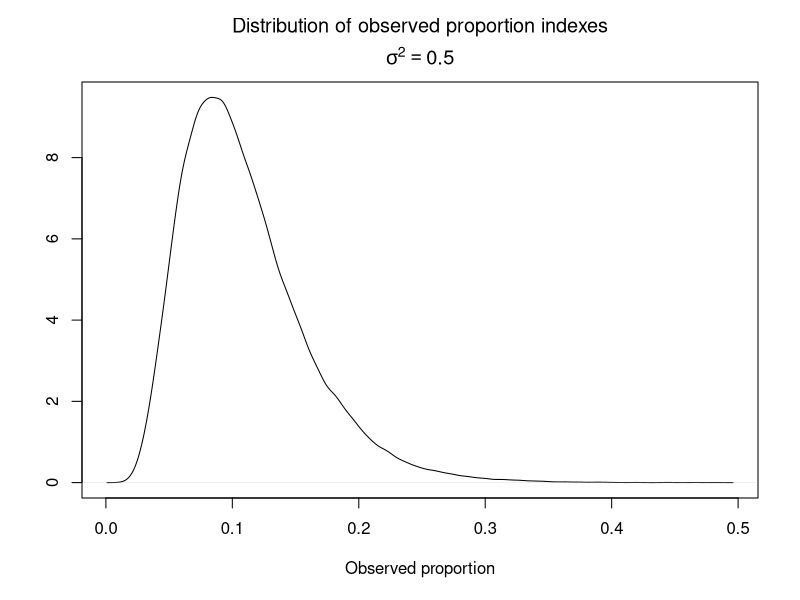
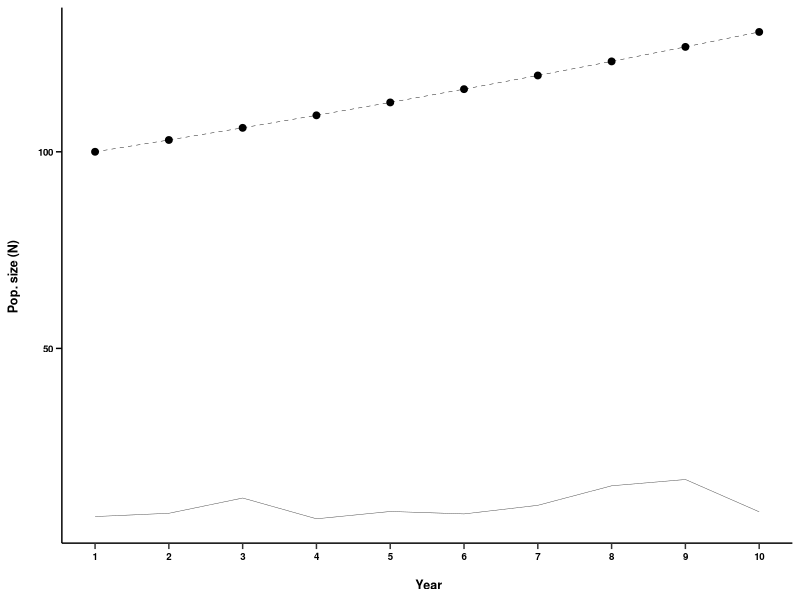
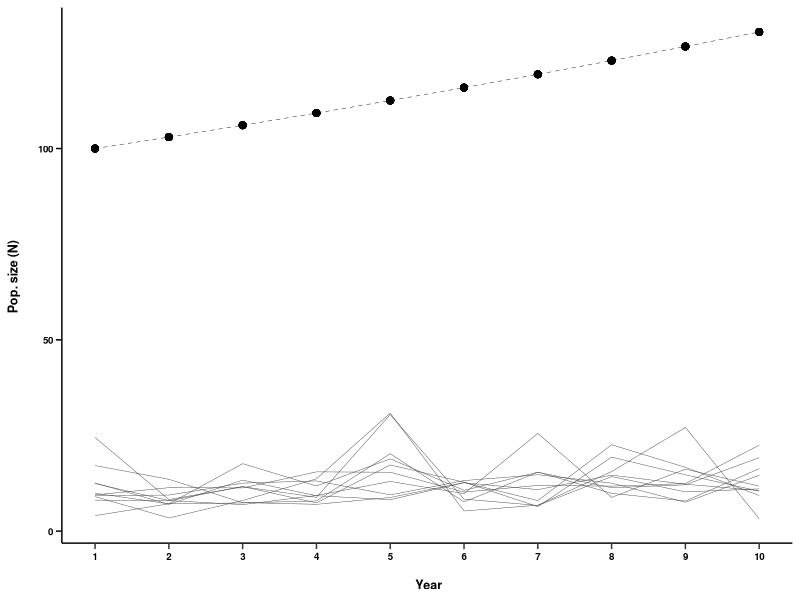
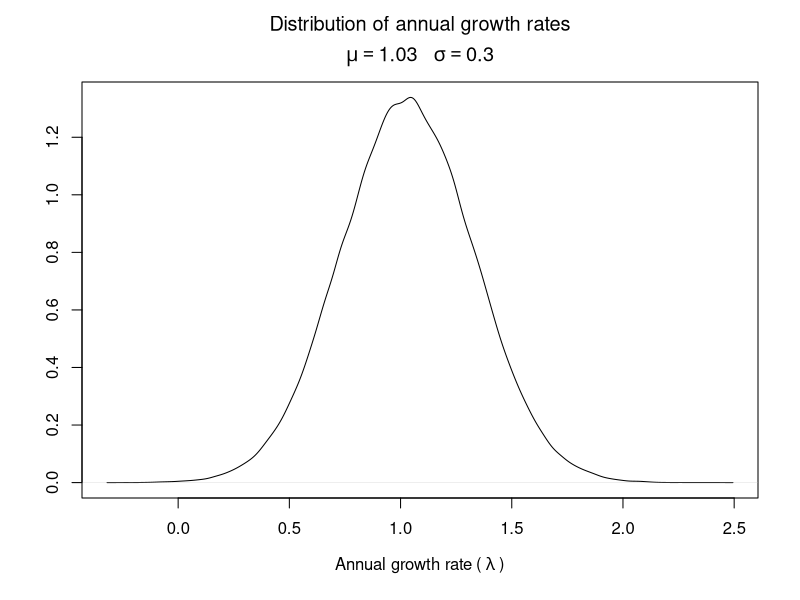

Reproduce these figures in R, in order.
## ---- chunk 1
knitr::opts_chunk$set(echo = FALSE,
                      warning = FALSE,
                      message=FALSE,
                      dpi=300)
library(tidyverse)
## ---- chunk 2

#set.seed(25)
my.sigma<-0.5
logit.mu<-log(0.1/(0.9))
logit.x<-logit.mu+rnorm(100000,0,my.sigma)

plot(density(exp(logit.x)/(1+exp(logit.x))),
     main=bquote(atop('Distribution of observed proportion indexes',sigma^2== .(my.sigma,))),
     ylab='',
     xlab='Observed proportion')



## ---- chunk 3
N<-c(100,rep(NA,9))

for (i in 2:10){
  N[i]<-N[i-1]*1.03
}

Y<-seq(1,10,1)

dat<-data.frame(N=N,Y=Y)

### observation model
#set.seed(23)
error<-rnorm(10,0,0.5)
mu<-0.1
logit.mu<-log(0.1/(0.9))
logit.q<-logit.mu+error

q<-exp(logit.q)/(1+exp(logit.q))


data.frame(dat,q)%>%
  mutate(obs=q*N,
         true.lambda=N/lag(N),
         obs.lambda=obs/lag(obs),
         net.true=prod(true.lambda,na.rm=TRUE),
         net.obs=prod(obs.lambda,na.rm=TRUE))->dat2


## ---- chunk 4
ggplot2::ggplot(dat2,aes(Y,N))+
  geom_point(size=2,color='black',shape='circle')+
  geom_line(aes(Y,N,group=1),color='black',linetype=2,lwd=0.15)+
  geom_line(aes(Y,obs),color='gray25',linetype=1,lwd=0.15)+
  scale_x_continuous(breaks= seq(1,20,1))+
   theme_classic()+
  xlab('\n Year')+
  ylab('Pop. size (N) \n')+
  theme(axis.text.x=element_text(color='black',size=7,face='bold'),
        axis.text.y=element_text(color='black',size=7,face='bold'),
        axis.title.y=element_text(size=9,face='bold'),
        axis.title.x=element_text(size=9,face='bold'),
        axis.line.y=element_line(color='black',size=0.5),
        axis.ticks.y=element_line(color='black',size=0.5),
        axis.ticks.length=unit(1.5,'mm'))->truth.plot

truth.plot
#######
# ggplot2::ggplot(dat,aes(Y,true.lambda))+
#   geom_point(size=2,color='black',shape='circle')+
#   geom_line(aes(Y,true.lambda,group=1),color='black',linetype=2,lwd=0.15)+
#   geom_line(aes(Y,obs.lambda),color='gray25',linetype=1,lwd=0.15)+
#   scale_x_continuous(breaks= seq(1,20,1))+
#    theme_classic()+
#   xlab('\n Year')+
#   ylab(bquote(lambda))+
#   theme(axis.text.x=element_text(color='black',size=7,face='bold'),
#         axis.text.y=element_text(color='black',size=7,face='bold'),
#         axis.title.y=element_text(size=9,face='bold'),
#         axis.title.x=element_text(size=9,face='bold'),
#         axis.line.y=element_line(color='black',size=0.5),
#         axis.ticks.y=element_line(color='black',size=0.5),
#         axis.ticks.length=unit(1.5,'mm'))

## ---- chunk 5

#need to fix this, should be closer to true value when calculating mean growth later on
error<-matrix(rnorm(100,0,0.5), ncol=10)
mu<-0.1
logit.mu<-log(0.1/(0.9))
logit.q<-logit.mu+error

q<-exp(logit.q)/(1+exp(logit.q))




rownames(q)<-paste0('Y_',seq(1,10,1))
colnames(q)<-paste0('S_',seq(1,10,1))


data.frame(dat,q)%>%
  mutate(across(starts_with('S'),~N*.x))%>%
  pivot_longer(cols=S_1:S_10,names_to='grp',
               values_to = 'obs')->dat.10


ggplot2::ggplot(dat.10,aes(Y,N))+
  geom_point(size=2,color='black',shape='circle')+
  geom_line(aes(Y,N,group=1),color='black',linetype=2,lwd=0.15)+
  geom_line(aes(Y,obs,group=grp),color='gray25',linetype=1,lwd=0.15)+
  scale_x_continuous(breaks= seq(1,10,1))+
   theme_classic()+
  xlab('\n Year')+
  ylab('Pop. size (N) \n')+
  theme(axis.text.x=element_text(color='black',size=7,face='bold'),
        axis.text.y=element_text(color='black',size=7,face='bold'),
        axis.title.y=element_text(size=9,face='bold'),
        axis.title.x=element_text(size=9,face='bold'),
        axis.line.y=element_line(color='black',size=0.5),
        axis.ticks.y=element_line(color='black',size=0.5),
        axis.ticks.length=unit(1.5,'mm'))

## ---- chunk 6
dat.10%>%
  group_by(grp)%>%
  mutate(obs.lambda=obs/lag(obs))%>%
  summarize(net.lambda=prod(obs.lambda,na.rm=TRUE))%>%
  summarize(mu=round(mean(net.lambda),digits = 2))->better



## ---- chunk 7

my.sigma=0.3

plot(density(rnorm(100000,1.03,my.sigma)),
     main=bquote(atop('Distribution of annual growth rates',
                     mu==1.03~' '~sigma== .(my.sigma,))),
     ylab='',
     xlab=bquote("Annual growth rate" ~'('~lambda~')'))




